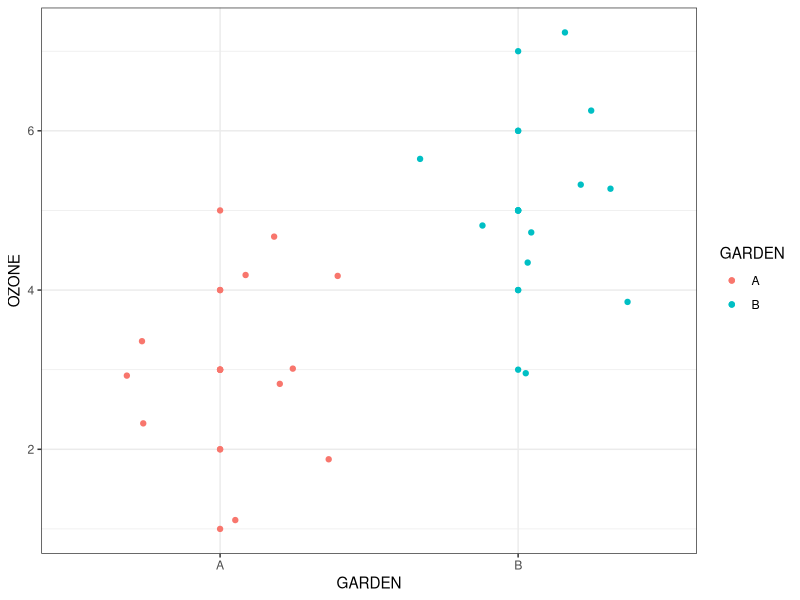
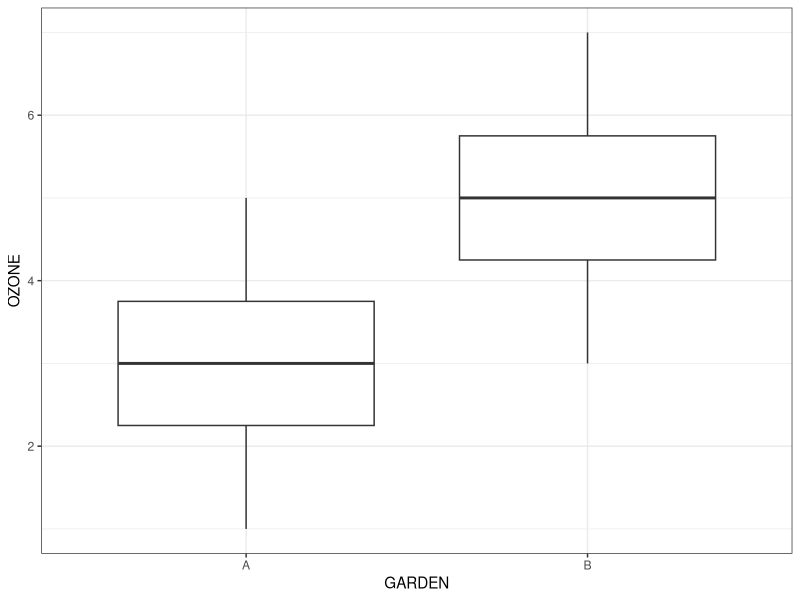
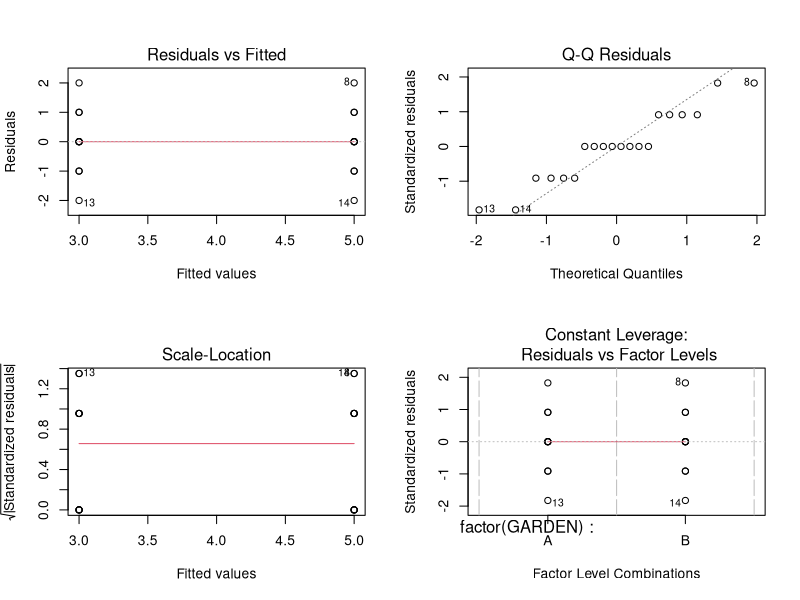

Reproduce these figures in R, in order.
library(ggplot2)
library(dplyr)
library(tidyr)
library(broom)
library(car)
library(data.table)

data_ozone = read.csv("data/oneway.csv")
summary(data_ozone)

# do gardens differ in ozone levels?
# predictor is garden
# response is ozone



### Data Control
ggplot(data=data_ozone, aes(x=GARDEN, y=OZONE, color=GARDEN)) + theme_bw() + geom_point() + geom_jitter()
ggplot(data=data_ozone, aes(x=factor(GARDEN), y=OZONE)) + theme_bw() + geom_boxplot() + xlab("GARDEN")
# we see no outliers so we continue


### linear model
lm_ozone = lm(OZONE~factor(GARDEN), data=data_ozone)
summary(lm_ozone)
# vif(lm_ozone)
par(mfrow=c(2,2))
plot(lm_ozone)
par(mfrow=c(1,1))

## T-test will be used to reject the null hypothesis: the samples come from the same group.
data_ozone = data.table(data_ozone)
t.test(data_ozone[GARDEN=='A']$OZONE, data_ozone[GARDEN=='B']$OZONE)


